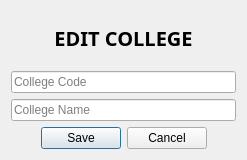
<?xml version="1.0" encoding="UTF-8"?>
<ui version="4.0">
 <class>Dialog</class>
 <widget class="QDialog" name="Dialog">
  <property name="geometry">
   <rect>
    <x>0</x>
    <y>0</y>
    <width>247</width>
    <height>160</height>
   </rect>
  </property>
  <property name="sizePolicy">
   <sizepolicy hsizetype="Expanding" vsizetype="Preferred">
    <horstretch>0</horstretch>
    <verstretch>0</verstretch>
   </sizepolicy>
  </property>
  <property name="windowTitle">
   <string>Dialog</string>
  </property>
  <layout class="QVBoxLayout" name="verticalLayout_2" stretch="2,1,1,1">
   <item>
    <widget class="QLabel" name="editCollege">
     <property name="font">
      <font>
       <family>Gill Sans MT</family>
       <pointsize>15</pointsize>
       <weight>75</weight>
       <bold>true</bold>
      </font>
     </property>
     <property name="text">
      <string>EDIT COLLEGE</string>
     </property>
     <property name="alignment">
      <set>Qt::AlignCenter</set>
     </property>
    </widget>
   </item>
   <item>
    <widget class="QLineEdit" name="collegeCodeInput">
     <property name="text">
      <string/>
     </property>
     <property name="placeholderText">
      <string>College Code</string>
     </property>
    </widget>
   </item>
   <item>
    <widget class="QLineEdit" name="collegeNameInput">
     <property name="text">
      <string/>
     </property>
     <property name="placeholderText">
      <string>College Name</string>
     </property>
    </widget>
   </item>
   <item>
    <widget class="QDialogButtonBox" name="buttonBox">
     <property name="layoutDirection">
      <enum>Qt::LeftToRight</enum>
     </property>
     <property name="orientation">
      <enum>Qt::Horizontal</enum>
     </property>
     <property name="standardButtons">
      <set>QDialogButtonBox::Cancel|QDialogButtonBox::Save</set>
     </property>
     <property name="centerButtons">
      <bool>true</bool>
     </property>
    </widget>
   </item>
  </layout>
 </widget>
 <resources/>
 <connections>
  <connection>
   <sender>buttonBox</sender>
   <signal>accepted()</signal>
   <receiver>Dialog</receiver>
   <slot>accept()</slot>
   <hints>
    <hint type="sourcelabel">
     <x>248</x>
     <y>254</y>
    </hint>
    <hint type="destinationlabel">
     <x>157</x>
     <y>274</y>
    </hint>
   </hints>
  </connection>
  <connection>
   <sender>buttonBox</sender>
   <signal>rejected()</signal>
   <receiver>Dialog</receiver>
   <slot>reject()</slot>
   <hints>
    <hint type="sourcelabel">
     <x>316</x>
     <y>260</y>
    </hint>
    <hint type="destinationlabel">
     <x>286</x>
     <y>274</y>
    </hint>
   </hints>
  </connection>
 </connections>
</ui>
